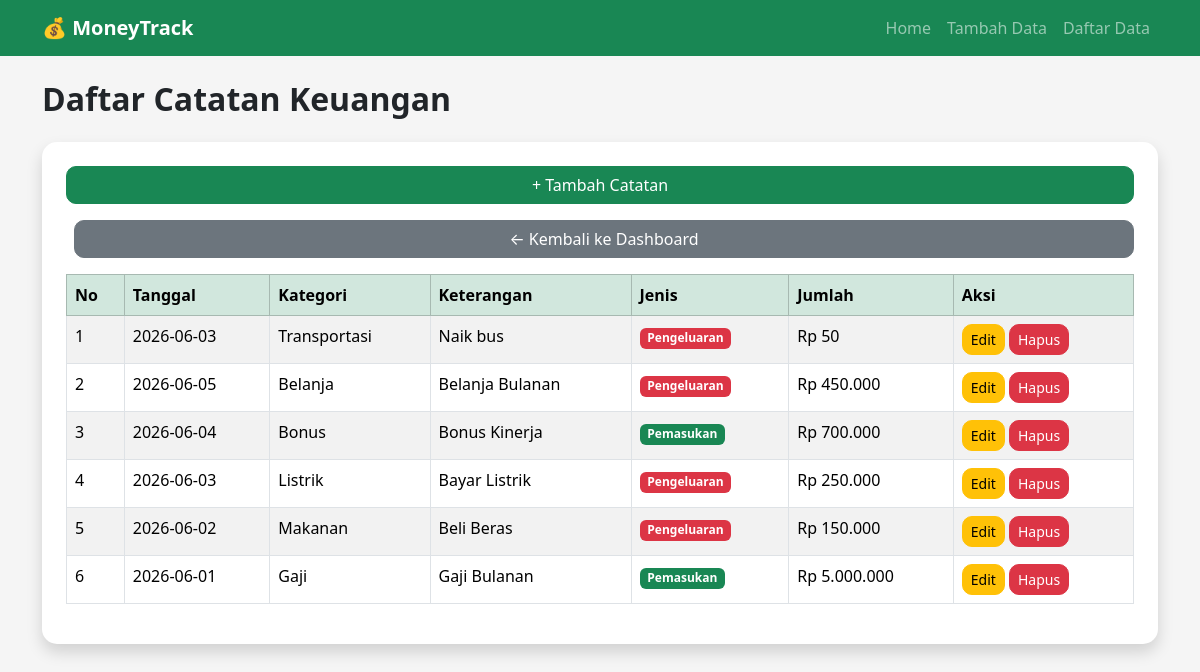
Page /daftar.php on the committed database.
### tables this page shows
CREATE TABLE `catatan` (
  `id` int(11) NOT NULL,
  `tanggal` date NOT NULL,
  `kategori_id` int(11) NOT NULL,
  `keterangan` varchar(100) NOT NULL,
  `jenis` enum('Pemasukan','Pengeluaran') NOT NULL,
  `jumlah` int(11) NOT NULL
);

CREATE TABLE `kategori` (
  `id` int(11) NOT NULL,
  `nama_kategori` varchar(50) NOT NULL
);

### function.php (called while the page is built, shortened)
<?php
function rupiah($angka)
{
    return "Rp " . number_format($angka, 0, ',', '.');
}
?>

### daftar.php (the view, shortened to what this page needs)
<?php
include 'function.php';
include 'navbar.php';
$query = mysqli_query($koneksi,"
    SELECT
    catatan.*,
    kategori.nama_kategori
    FROM catatan
    JOIN kategori
    ON catatan.kategori_id = kategori.id
    ORDER BY catatan.id DESC
");
?>
<h2 class="mb-4">
    Daftar Catatan Keuangan
</h2>
<div class="card shadow p-4">
<a href="tambah.php" class="btn btn-success mb-3">
    + Tambah Catatan
</a>
<a href="index.php" class="btn btn-secondary mb-3 ms-2">
    ← Kembali ke Dashboard
</a>
<table class="table table-bordered table-striped">
<thead class="table-success">
<tr>
<th>No</th>
<th>Tanggal</th>
<th>Kategori</th>
<th>Keterangan</th>
<th>Jenis</th>
<th>Jumlah</th>
<th>Aksi</th>
</tr>
</thead>
<tbody>
<?php
$no = 1;
while($data = mysqli_fetch_array($query)){
?>
<tr>
<td>
<?= $no++; ?>
</td>
<td>
<?= $data['tanggal']; ?>
</td>
<td>
<?= $data['nama_kategori']; ?>
</td>
<td>
<?= $data['keterangan']; ?>
</td>
<td>
<?php
if($data['jenis']=="Pemasukan"){
?>
<span class="badge bg-success">
Pemasukan
</span>
<?php
}else{
?>
<span class="badge bg-danger">
Pengeluaran
</span>
<?php
}
?>
</td>
<td>
<?= rupiah($data['jumlah']); ?>
</td>
<td>
<a href="edit.php?id=<?= $data['id']; ?>"
class="btn btn-warning btn-sm">
Edit
</a>
<a href="hapus.php?id=<?= $data['id']; ?>"
class="btn btn-danger btn-sm"
onclick="return confirm('Yakin hapus data?')">
Hapus
</a>
</td>
</tr>
<?php
}
?>
</tbody>
</table>
</div>
</div>
</body>
</html>

### navbar.php (shortened to what this page needs)
<!DOCTYPE html>
<html lang="id">
<head>
    <link href="https://cdn.jsdelivr.net/npm/bootstrap@5.3.7/dist/css/bootstrap.min.css" rel="stylesheet">
    <link rel="stylesheet" href="css/style.css">
</head>
<body>
<nav class="navbar navbar-expand-lg navbar-dark bg-success">
    <div class="container">
        <a class="navbar-brand fw-bold" href="index.php">
            💰 MoneyTrack
        </a>
        <div class="collapse navbar-collapse" id="menu">
            <ul class="navbar-nav ms-auto">
                <li class="nav-item">
                    <a href="index.php" class="nav-link">Home</a>
                </li>
                <li class="nav-item">
                    <a href="tambah.php" class="nav-link">Tambah Data</a>
                </li>
                <li class="nav-item">
                    <a href="daftar.php" class="nav-link">Daftar Data</a>
                </li>
            </ul>
        </div>
    </div>
</nav>
<div class="container mt-4">

### style.css (style rules this page uses)
body { background:#f5f5f5; }
.card { border:none; border-radius:15px; }
table { background:white; }
h2 { font-weight:bold; }
.btn { border-radius:10px; }

### rows in the picture
catatan: tanggal "2026-06-03", kategori.nama_kategori "Transportasi", keterangan "Naik bus", jenis "Pengeluaran", jumlah "Rp 50"
catatan: tanggal "2026-06-05", kategori.nama_kategori "Belanja", keterangan "Belanja Bulanan", jenis "Pengeluaran", jumlah "Rp 450.000"
catatan: tanggal "2026-06-04", kategori.nama_kategori "Bonus", keterangan "Bonus Kinerja", jenis "Pemasukan", jumlah "Rp 700.000"
catatan: tanggal "2026-06-03", kategori.nama_kategori "Listrik", keterangan "Bayar Listrik", jenis "Pengeluaran", jumlah "Rp 250.000"
catatan: tanggal "2026-06-02", kategori.nama_kategori "Makanan", keterangan "Beli Beras", jenis "Pengeluaran", jumlah "Rp 150.000"
catatan: tanggal "2026-06-01", kategori.nama_kategori "Gaji", keterangan "Gaji Bulanan", jenis "Pemasukan", jumlah "Rp 5.000.000"
